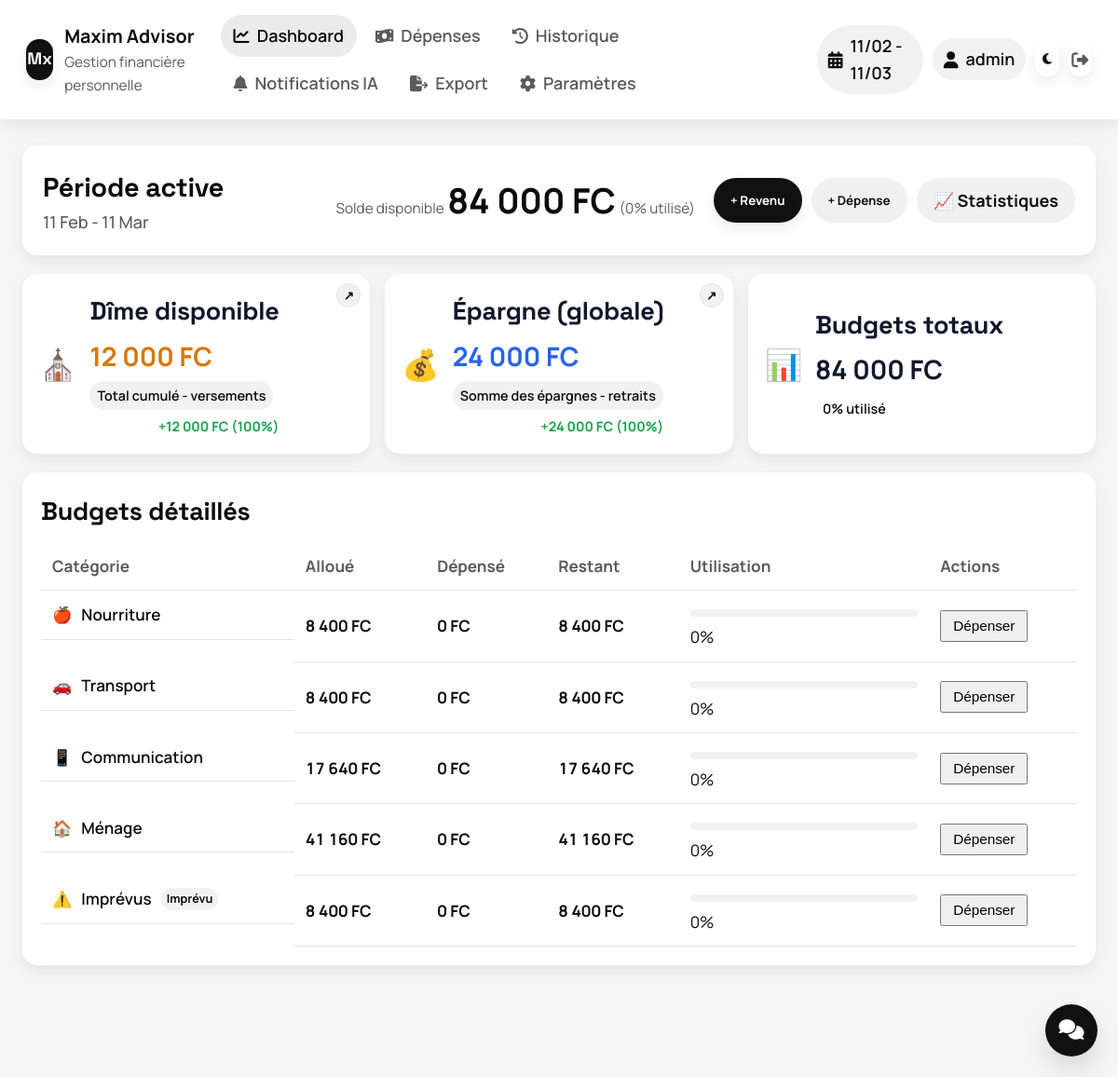
Before: / (signed in) with the older database file.
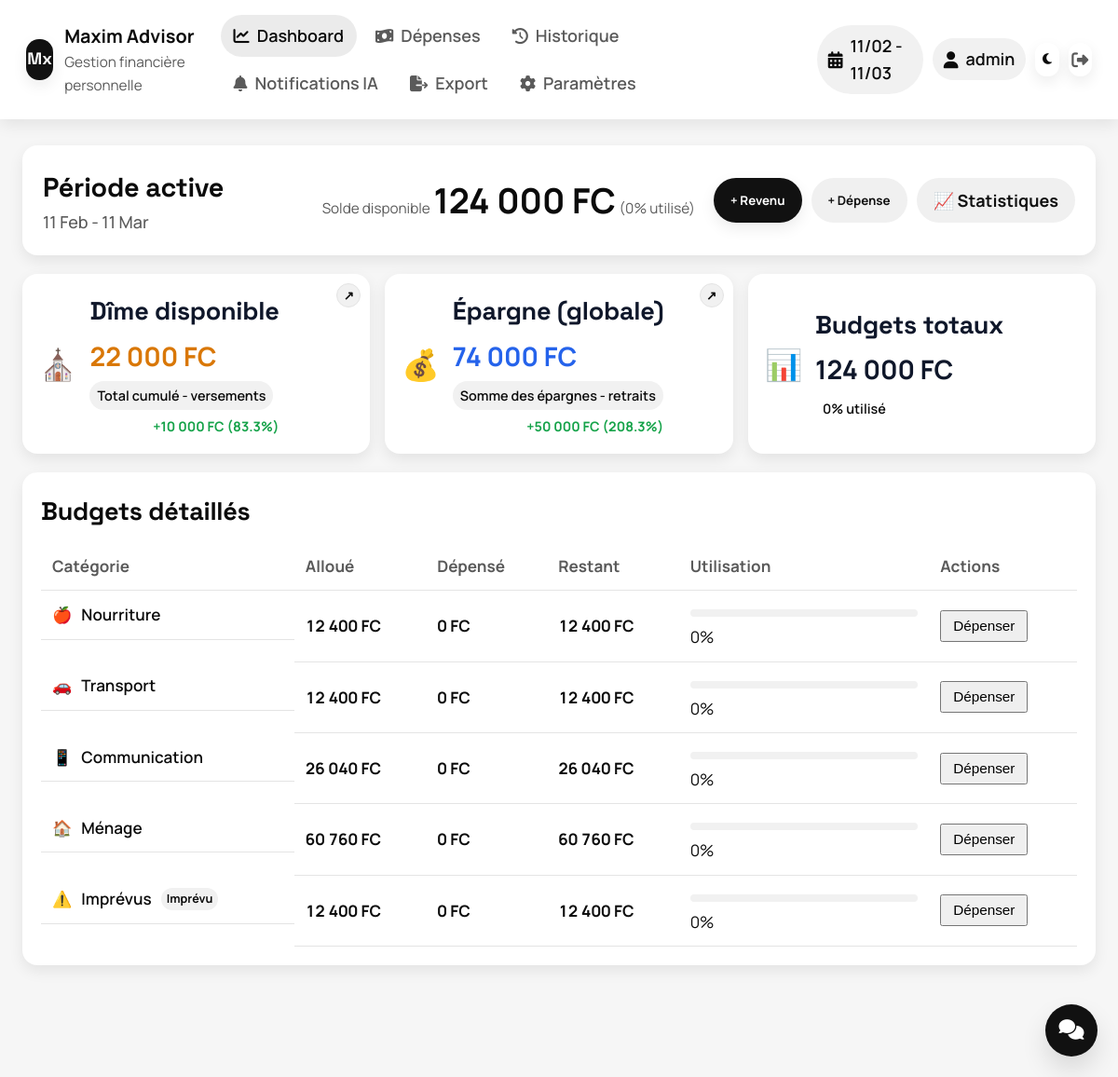
After: the same page with the newer database file.
### tables this page shows
CREATE TABLE period_budgets (
    id INTEGER PRIMARY KEY AUTOINCREMENT,
    period_id INTEGER NOT NULL,
    category_id INTEGER NOT NULL,
    allocated_amount INTEGER NOT NULL,
    spent_amount INTEGER NOT NULL DEFAULT 0,
    FOREIGN KEY (period_id) REFERENCES financial_periods(id) ON DELETE CASCADE,
    FOREIGN KEY (category_id) REFERENCES budget_categories(id)
);

CREATE TABLE budget_categories (
    id INTEGER PRIMARY KEY AUTOINCREMENT,
    name TEXT NOT NULL,
    color TEXT NOT NULL,
    icon TEXT NOT NULL,
    is_unexpected BOOLEAN DEFAULT 0,
    position INTEGER NOT NULL
);

CREATE TABLE transactions (
    id INTEGER PRIMARY KEY AUTOINCREMENT,
    period_id INTEGER NOT NULL,
    type TEXT NOT NULL CHECK (type IN ('income_main', 'income_extra', 'expense')),
    category_id INTEGER,
    amount INTEGER NOT NULL,
    description TEXT,
    comment TEXT,
    date DATE NOT NULL,
    tithing_paid INTEGER DEFAULT 0,
    saving_paid INTEGER DEFAULT 0,
    balance_after INTEGER NOT NULL,
    created_at DATETIME DEFAULT CURRENT_TIMESTAMP,
    FOREIGN KEY (period_id) REFERENCES financial_periods(id) ON DELETE CASCADE,
    FOREIGN KEY (category_id) REFERENCES budget_categories(id)
);

### includes/database.php (called while the page is built, shortened)
<?php
require_once __DIR__ . '/config.php';
function getDatabase() {
    static $db = null;
    if ($db === null) {
        try {
            $db = new PDO('sqlite:' . DB_PATH);
            $db->setAttribute(PDO::ATTR_ERRMODE, PDO::ERRMODE_EXCEPTION);
            $db->exec('PRAGMA foreign_keys = ON');
        } catch (PDOException $e) {
            die('Erreur de connexion à la base de données: ' . $e->getMessage());
        }
    }
    return $db;
}
function queryOne($sql, $params = []) {
    $db = getDatabase();
    $stmt = $db->prepare($sql);
    $stmt->execute($params);
    return $stmt->fetch(PDO::FETCH_ASSOC);
}
?>

### includes/period.php (called while the page is built, shortened)
<?php
require_once __DIR__ . '/database.php';
require_once __DIR__ . '/budgets.php';
require_once __DIR__ . '/calculations.php';
function getActivePeriod() {
    $sql = "SELECT * FROM financial_periods WHERE is_active = 1 ORDER BY start_date DESC LIMIT 1";
    return queryOne($sql);
}
?>

### includes/calculations.php (called while the page is built, shortened)
<?php
require_once __DIR__ . '/database.php';
require_once __DIR__ . '/budgets.php';
function calculatePeriodTotals($periodId) {
    $sql = "SELECT
                SUM(CASE WHEN type = 'income_main' THEN amount ELSE 0 END) as total_income,
                SUM(CASE WHEN type = 'income_extra' THEN amount ELSE 0 END) as total_extra_income,
                SUM(CASE WHEN type = 'expense' THEN amount ELSE 0 END) as total_expenses,
                SUM(tithing_paid) as total_tithing,
                SUM(saving_paid) as total_saving
            FROM transactions
            WHERE period_id = ?";
    $totals = queryOne($sql, [$periodId]);
    $sql = "SELECT
                SUM(allocated_amount) as total_budget,
                SUM(spent_amount) as total_spent
            FROM period_budgets
            WHERE period_id = ?";
    $budgets = queryOne($sql, [$periodId]);
    return array_merge($totals, $budgets);
}
function calculateTotals($periodId) {
    return calculatePeriodTotals($periodId);
}
?>

### includes/config.php (called while the page is built, shortened)
<?php
function formatCurrency($amount) {
    return number_format($amount, 0, ',', ' ') . ' ' . CURRENCY;
}
?>

### includes/transactions.php (called while the page is built, shortened)
<?php
require_once __DIR__ . '/database.php';
require_once __DIR__ . '/config.php';
require_once __DIR__ . '/period.php';
require_once __DIR__ . '/calculations.php';
require_once __DIR__ . '/budgets.php';
function getTotalSavedAmount() {
    $row = queryOne("SELECT COALESCE(SUM(saving_paid), 0) as total FROM transactions");
    return (int)($row['total'] ?? 0);
}
function getTotalSavingWithdrawn() {
    $row = queryOne("SELECT COALESCE(SUM(amount), 0) as total FROM saving_withdrawals");
    return (int)($row['total'] ?? 0);
}
function getAvailableSavingBalance() {
    return max(getTotalSavedAmount() - getTotalSavingWithdrawn(), 0);
}
function getTotalTithingReserved() {
    $row = queryOne("SELECT COALESCE(SUM(tithing_paid), 0) as total FROM transactions");
    return (int)($row['total'] ?? 0);
}
function getTotalTithingPaid() {
    $row = queryOne("SELECT COALESCE(SUM(amount), 0) as total FROM tithing_payments");
    return (int)($row['total'] ?? 0);
}
function getAvailableTithingBalance() {
    return max(getTotalTithingReserved() - getTotalTithingPaid(), 0);
}
function getLatestFundCredit($fundType, $periodId = null) {
    $column = $fundType === 'tithing' ? 'tithing_paid' : 'saving_paid';
    $sql = "SELECT period_id, date, created_at, {$column} as amount
            FROM transactions
            WHERE {$column} > 0";
    $params = [];
    if ($periodId !== null) {
        $sql .= " AND period_id = ?";
        $params[] = $periodId;
    }
    $sql .= " ORDER BY date DESC, created_at DESC LIMIT 1";
    $row = queryOne($sql, $params);
    $row['amount'] = (int)$row['amount'];
    return $row;
}
function getFundIncreaseMetrics($fundType, $currentBalance, $periodId = null) {
    $credit = getLatestFundCredit($fundType, $periodId);
    $amount = (int)$credit['amount'];
    $previousBalance = max((int)$currentBalance - $amount, 0);
    $percentage = $previousBalance > 0
        ? round(($amount / $previousBalance) * 100, 1)
        : ($amount > 0 ? 100 : 0);
    return [
        'amount' => $amount,
        'percentage' => $percentage,
        'date' => $credit['date']
    ];
}
?>

### pages/dashboard.php (the view, shortened to what the changed rows need)
<?php
require_once __DIR__ . '/../includes/period.php';
require_once __DIR__ . '/../includes/budgets.php';
require_once __DIR__ . '/../includes/transactions.php';
require_once __DIR__ . '/../includes/calculations.php';
$activePeriod = getActivePeriod();
$budgets = getBudgetSummary($activePeriod['id']);
$totals = calculateTotals($activePeriod['id']);
$totalAllocated = array_sum(array_column($budgets, 'allocated_amount'));
$totalSpent = array_sum(array_column($budgets, 'spent_amount'));
$totalRemaining = $totalAllocated - $totalSpent;
$overallPercentage = $totalAllocated > 0 ? round(($totalSpent / $totalAllocated) * 100) : 0;
$globalSavingBalance = getAvailableSavingBalance();
$globalTithingBalance = getAvailableTithingBalance();
$savingIncrease = getFundIncreaseMetrics('saving', $globalSavingBalance, $activePeriod['id']);
$tithingIncrease = getFundIncreaseMetrics('tithing', $globalTithingBalance, $activePeriod['id']);
?>
<div class="dashboard-container">
    <div class="period-header">
        <div class="period-info">
            <h2>Période active</h2>
            <p class="period-dates">
                <?php echo date('d M', strtotime($activePeriod['start_date'])); ?>
                -
                <?php echo date('d M', strtotime($activePeriod['end_date'])); ?>
            </p>
        </div>
        <div class="period-summary">
            <div class="summary-card">
                <span class="summary-label tone-balance">Solde disponible</span>
                <span class="summary-amount tone-balance"><?php echo formatCurrency($totalRemaining); ?></span>
                <span class="summary-percentage">(<?php echo $overallPercentage; ?>% utilisé)</span>
            </div>
            <div class="summary-actions">
                <button class="btn btn-primary" onclick="showAddIncomeModal()">
                    + Revenu
                </button>
                <button class="btn btn-secondary" onclick="showAddExpenseModal()">
                    + Dépense
                </button>
                <a class="btn btn-secondary" href="/?page=stats">
                    📈 Statistiques
                </a>
            </div>
        </div>
    </div>
    <div class="mandatory-funds">
        <div class="fund-card tithing">
            <button class="fund-action-btn" type="button" onclick="showModal('pay-tithing-modal')" title="Verser la dîme">
                ↗
            </button>
            <div class="fund-icon">⛪</div>
            <div class="fund-details">
                <h3 class="tone-budget">Dîme disponible</h3>
                <p class="fund-amount tone-tithing"><?php echo formatCurrency($globalTithingBalance); ?></p>
                <p class="fund-status status-paid">Total cumulé - versements</p>
                <?php if (($tithingIncrease['amount'] ?? 0) > 0): ?>
                <p class="fund-delta fund-delta-positive">
                    +<?php echo formatCurrency($tithingIncrease['amount']); ?>
                    (<?php echo $tithingIncrease['percentage']; ?>%)
                </p>
                <?php endif; ?>
            </div>
        </div>
        <div class="fund-card saving">
            <button class="fund-action-btn" type="button" onclick="showModal('spend-saving-modal')" title="Utiliser l'épargne">
                ↗
            </button>
            <div class="fund-icon">💰</div>
            <div class="fund-details">
                <h3 class="tone-budget">Épargne (globale)</h3>
                <p class="fund-amount tone-saving"><?php echo formatCurrency($globalSavingBalance); ?></p>
                <p class="fund-status status-blocked">Somme des épargnes - retraits</p>
                <?php if (($savingIncrease['amount'] ?? 0) > 0): ?>
                <p class="fund-delta fund-delta-positive">
                    +<?php echo formatCurrency($savingIncrease['amount']); ?>
                    (<?php echo $savingIncrease['percentage']; ?>%)
                </p>
                <?php endif; ?>
            </div>
        </div>
        <div class="fund-card budget">
            <div class="fund-icon">📊</div>
            <div class="fund-details">
                <h3 class="tone-budget">Budgets totaux</h3>
                <p class="fund-amount tone-budget"><?php echo formatCurrency($totalAllocated); ?></p>
                <p class="fund-status status-<?php echo getBudgetStatus($overallPercentage); ?>">
                    <?php echo $overallPercentage; ?>% utilisé
                </p>
            </div>
        </div>
    </div>
    <div class="budgets-detail">
        <h3>Budgets détaillés</h3>
        <table class="budgets-table">
            <thead>
                <tr>
                    <th>Catégorie</th>
                    <th>Alloué</th>
                    <th>Dépensé</th>
                    <th>Restant</th>
                    <th>Utilisation</th>
                    <th>Actions</th>
                </tr>
            </thead>
            <tbody>
                <?php foreach ($budgets as $budget): ?>
                <tr class="category-<?php echo $budget['status']; ?>">
                    <td class="category-name">
                        <span class="category-icon"><?php echo $budget['icon']; ?></span>
                        <?php echo $budget['name']; ?>
                        <?php if ($budget['is_unexpected']): ?>
                        <span class="unexpected-badge">Imprévu</span>
                        <?php endif; ?>
                    </td>
                    <td class="amount allocated">
                        <?php echo formatCurrency($budget['allocated_amount']); ?>
                    </td>
                    <td class="amount spent"><?php echo formatCurrency($budget['spent_amount']); ?></td>
                    <td class="amount remaining <?php echo $budget['is_over'] ? 'negative' : ''; ?>">
                        <?php echo formatCurrency($budget['remaining']); ?>
                    </td>
                    <td class="usage">
                        <?php echo getCategoryProgressBar($budget['percentage_used'], $budget['status']); ?>
                        <span class="percentage"><?php echo $budget['percentage_used']; ?>%</span>
                    </td>
                    <td class="actions">
                        <button class="btn-small"
                                onclick="addExpenseToCategory(<?php echo $budget['category_id']; ?>)">
                            Dépenser
                        </button>
                    </td>
                </tr>
                <?php endforeach; ?>
            </tbody>
        </table>
    </div>
</div>

### includes/budgets.php (shortened to what the changed rows need)
<?php
require_once __DIR__ . '/database.php';
function getBudgetSummary($periodId) {
    $db = getDatabase();
    $query = "SELECT
                pb.id,
                pb.category_id,
                c.name,
                c.icon,
                c.color,
                c.is_unexpected,
                pb.allocated_amount,
                pb.spent_amount,
                (pb.allocated_amount - pb.spent_amount) as remaining,
                CASE
                    WHEN pb.allocated_amount > 0
                    THEN ROUND((pb.spent_amount * 100.0 / pb.allocated_amount), 1)
                    ELSE 0
                END as percentage_used
              FROM period_budgets pb
              JOIN budget_categories c ON pb.category_id = c.id
              WHERE pb.period_id = :period_id
              ORDER BY c.position";
    $stmt = $db->prepare($query);
    $stmt->execute([':period_id' => $periodId]);
    $budgets = $stmt->fetchAll(PDO::FETCH_ASSOC);
    return $budgets;
}
function getBudgetStatus($percentage) {
    return 'normal';
}
function getCategoryProgressBar($percentage, $status) {
    $width = min($percentage, 100);
    $colors = [
        'normal' => '#4CAF50',
        'warning' => '#FF9800',
        'critical' => '#F44336',
        'over' => '#D32F2F'
    ];
    $color = $colors[$status] ?? '#4CAF50';
    return "
    <div class='progress-bar'>
        <div class='progress-fill' style='width: {$width}%; background-color: {$color};'></div>
    </div>";
}

Changed rows visible on the page:
added transactions: tithing_paid "10 000 FC", saving_paid "50 000 FC"
changed period_budgets "Nourriture": allocated_amount "8 400 FC" → "12 400 FC"; remaining "8 400 FC" → "12 400 FC"
changed period_budgets "Transport": allocated_amount "8 400 FC" → "12 400 FC"; remaining "8 400 FC" → "12 400 FC"
changed period_budgets "Communication": allocated_amount "17 640 FC" → "26 040 FC"; remaining "17 640 FC" → "26 040 FC"
changed period_budgets "Ménage": allocated_amount "41 160 FC" → "60 760 FC"; remaining "41 160 FC" → "60 760 FC"
changed period_budgets "Imprévus": allocated_amount "8 400 FC" → "12 400 FC"; remaining "8 400 FC" → "12 400 FC"
Other visible differences:
formatCurrency($totalRemaining): "84 000 FC" → "124 000 FC"
formatCurrency($globalTithingBalance): "12 000 FC" → "22 000 FC"
$tithingIncrease['percentage']: "100" → "83.3"
formatCurrency($globalSavingBalance): "24 000 FC" → "74 000 FC"
$savingIncrease['percentage']: "100" → "208.3"
formatCurrency($totalAllocated): "84 000 FC" → "124 000 FC"
formatCurrency($tithingIncrease['amount']): "12 000 FC" → (not shown)
formatCurrency($savingIncrease['amount']): "24 000 FC" → (not shown)
